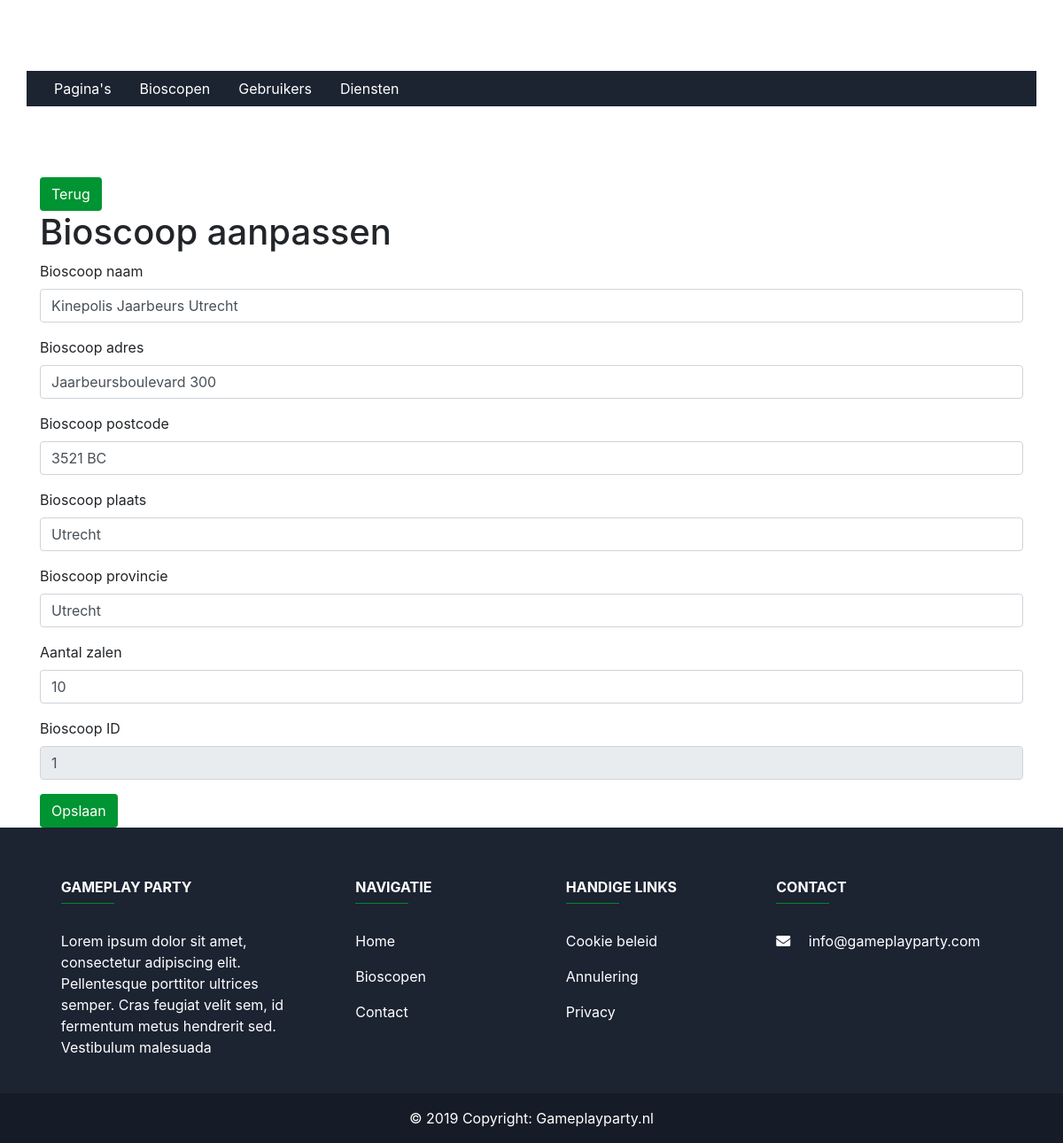
The page /?request=beheer&pagina=editBioscoop&biosID=1 (signed in) on the database its author committed.
### tables this page shows
CREATE TABLE `bioscopen` (
  `biosID` int(11) NOT NULL,
  `biosnaam` text,
  `biosadres` text,
  `biospostcode` text,
  `biosplaats` text,
  `biosprovincie` text,
  `omschrijving` text,
  `aantal_zalen` int(10) NOT NULL
);

### model/BeheerderLogic.php (called while the page is built, shortened)
<?php
require_once 'model/DataHandler.php';
require_once 'utilities/beheer/BeheerEditBioscoop.php';
class BeheerderLogic
{
    public function __construct()
    {
        $this->DataHandler = new DataHandler("localhost", "mysql", "GamePlayParty", "root", "");
        $this->BeheerEditBioscoop = new BeheerEditBioscoop();
    }
    public function beheerEditBioscoop($biosID)
    {
        $sql = "select * from bioscopen where biosID = $biosID";
        $result = $this->DataHandler->getData($sql);
        $makeBeheerEditBioscoopForm = $this->BeheerEditBioscoop->makeBeheerEditBioscoopForm($result);
        return $makeBeheerEditBioscoopForm;
    }
}

### index.php (called while the page is built, shortened)
<?php
include 'header.php';
$controller = new WebsiteController();
$controller->handleRequest();
include "footer.php";

### model/DataHandler.php (called while the page is built, shortened)
<?php
class DataHandler
{
    public function __construct($host, $dbdriver, $dbname, $username, $password)
    {
        $this->host = $host;
        $this->dbdriver = $dbdriver;
        $this->dbname = $dbname;
        $this->username = $username;
        $this->password = $password;
        try {
            $this->dbh = new PDO("$this->dbdriver:host=$this->host;dbname=$this->dbname", $this->username, $this->password);
            $this->dbh->setAttribute(PDO::ATTR_ERRMODE, PDO::ERRMODE_EXCEPTION);
            return true;
        } catch (PDOException $e) {
            echo "Connection with " . $this->dbdriver . " failed: " . $e->getMessage();
        }
    }
    public function getData($sql)
    {
        $result = $this->dbh->query($sql, PDO::FETCH_ASSOC);
        return $result;
    }
}

### utilities/beheer/BeheerEditBioscoop.php (the view)
<?php
class BeheerEditBioscoop
{
    public function makeBeheerEditBioscoopForm($result)
    {
        $html = "";
        $html .= "<div class='container'>";
        $html .= "<h1>Bioscoop aanpassen</h1>";
        while ($row = $result->fetch(PDO::FETCH_ASSOC)) {
            $biosID = $row['biosID'];
            $biosnaam = $row['biosnaam'];
            $biosadres = $row['biosadres'];
            $biospostcode = $row['biospostcode'];
            $biosplaats = $row['biosplaats'];
            $biosprovincie = $row['biosprovincie'];
            $aantal_zalen = $row['aantal_zalen'];
        }
        $html .= "
        <form action='?request=beheer&pagina=editBioscoop&biosID=$biosID&func=updateBioscoop' method='POST'>
  <div class='form-group'>
    <label for='biosnaam'>Bioscoop naam</label>
    <input type='text' class='form-control' name='biosnaam' id='biosnaam' value='" . $biosnaam . "'>
  </div>
  <div class='form-group'>
    <label for='biosadres'>Bioscoop adres</label>
    <input type='text' class='form-control' name='biosadres' id='biosadres' placeholder='Password' value='" . $biosadres ."'>
  </div>
  <div class='form-group'>
    <label for='biospostcode'>Bioscoop postcode</label>
    <input type='text' class='form-control' name='biospostcode' id='biospostcode' placeholder='Password' value='" . $biospostcode ."'>
  </div>
  <div class='form-group'>
    <label for='biosplaats'>Bioscoop plaats</label>
    <input type='text' class='form-control' name='biosplaats' id='biosplaats' placeholder='Password' value='" . $biosplaats ."'>
  </div>
  <div class='form-group'>
    <label for='biosprovincie'>Bioscoop provincie</label>
    <input type='text' class='form-control' name='biosprovincie' id='biosprovincie' placeholder='Password' value='" . $biosprovincie ."'>
  </div>
  <div class='form-group'>
    <label for='aantal-zalen'>Aantal zalen</label>
    <input type='text' class='form-control' name='aantal_zalen' id='aantal-zalen' placeholder='Password' value='" . $aantal_zalen ."'>
  </div>
  <div class='form-group'>
    <label for='biosID'>Bioscoop ID</label>
    <input type='text' class='form-control' name='biosID' id='BiosID-zalen' placeholder='Password' value='" . $biosID ."' disabled>
  </div>
  <button type='submit' class='btn-custom btn-green'>Opslaan</button>
</form>";
        $html .= "</div>";
        return $html;
    }
}

### compiled/style.css (style rules this page uses)
.btn-green { background-color: #009432 !important; color: white !important; border: 1px solid #009432; }
.btn-custom { display: inline-block; font-weight: 400; color: #212529; text-align: center; vertical-align: middle; -webkit-user-select: none; -moz-user-select: none; -ms-user-select: none; user-select: none; background-color: transparent; border: 1px solid transparent; padding: 0.375rem 0.75rem; font-size: 1rem; line-height: 1.5; border-radius: 0.25rem; transition: color 0.15s ease-in-out, background-color 0.15s ease-in-out, border-color 0.15s ease-in-out, box-shadow 0.15s ease-in-out; }

### rows shown on the page
bioscopen: biosnaam "Kinepolis Jaarbeurs Utrecht", biosadres "Jaarbeursboulevard 300", biospostcode "3521 BC", biosplaats "Utrecht", biosprovincie "Utrecht", aantal_zalen "10", biosID "1"
